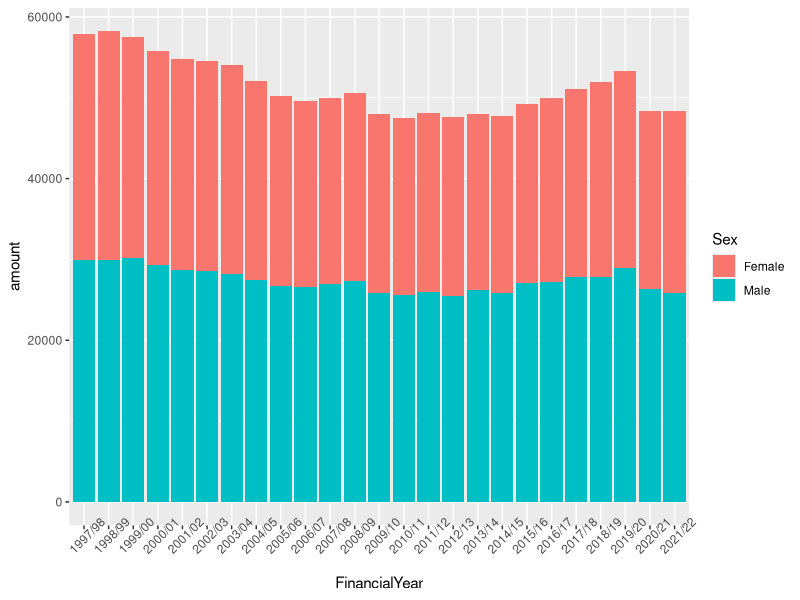

This chart was generated by the following R code:
## ---- chunk 1
knitr::opts_chunk$set(echo = TRUE)
## ---- chunk 2
library(tidyverse)
# Add any other libraries here



## ---- chunk 3
# Load your data

#ggplot(new_df1,aes(fill=Sex,y=PatientsCount,x=AgeGroup))+geom_bar(position="dodge",stat="identity")

age.sex <- read_csv("data/mental-health-inpatient-activity-age-sex.csv")


#Bar chart for age.sex
age.sex %>% filter(HBR == "S92000003") %>%
            group_by(FinancialYear, Sex) %>%
            summarise(amount = sum(PatientsCount)) %>%
            ggplot(aes(x = FinancialYear, y = amount, fill = Sex)) +
            geom_col() +
            theme(axis.text.x = element_text(angle = 45))
